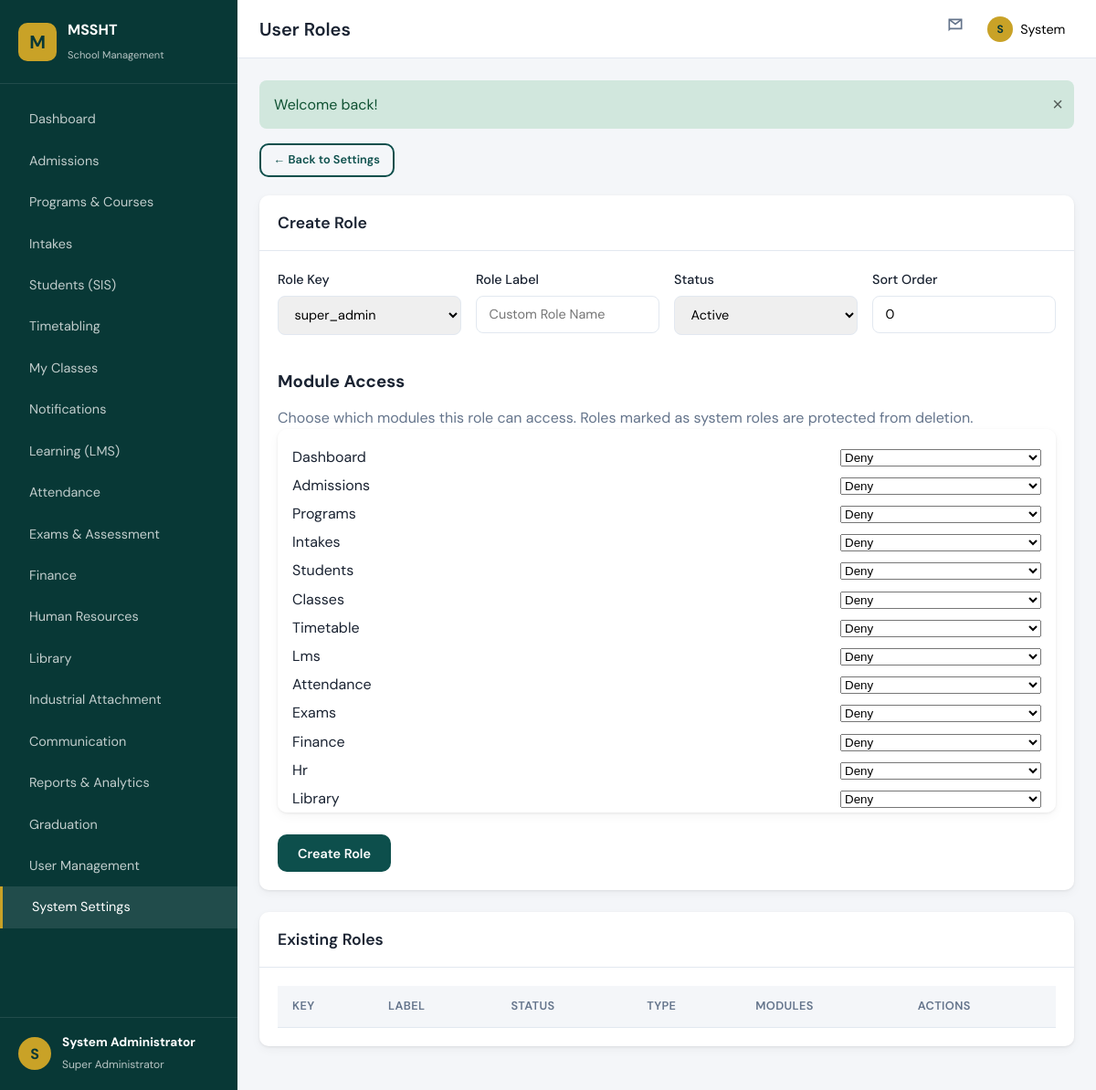
Before: /modules/settings/roles.php (signed in) with the older database file.
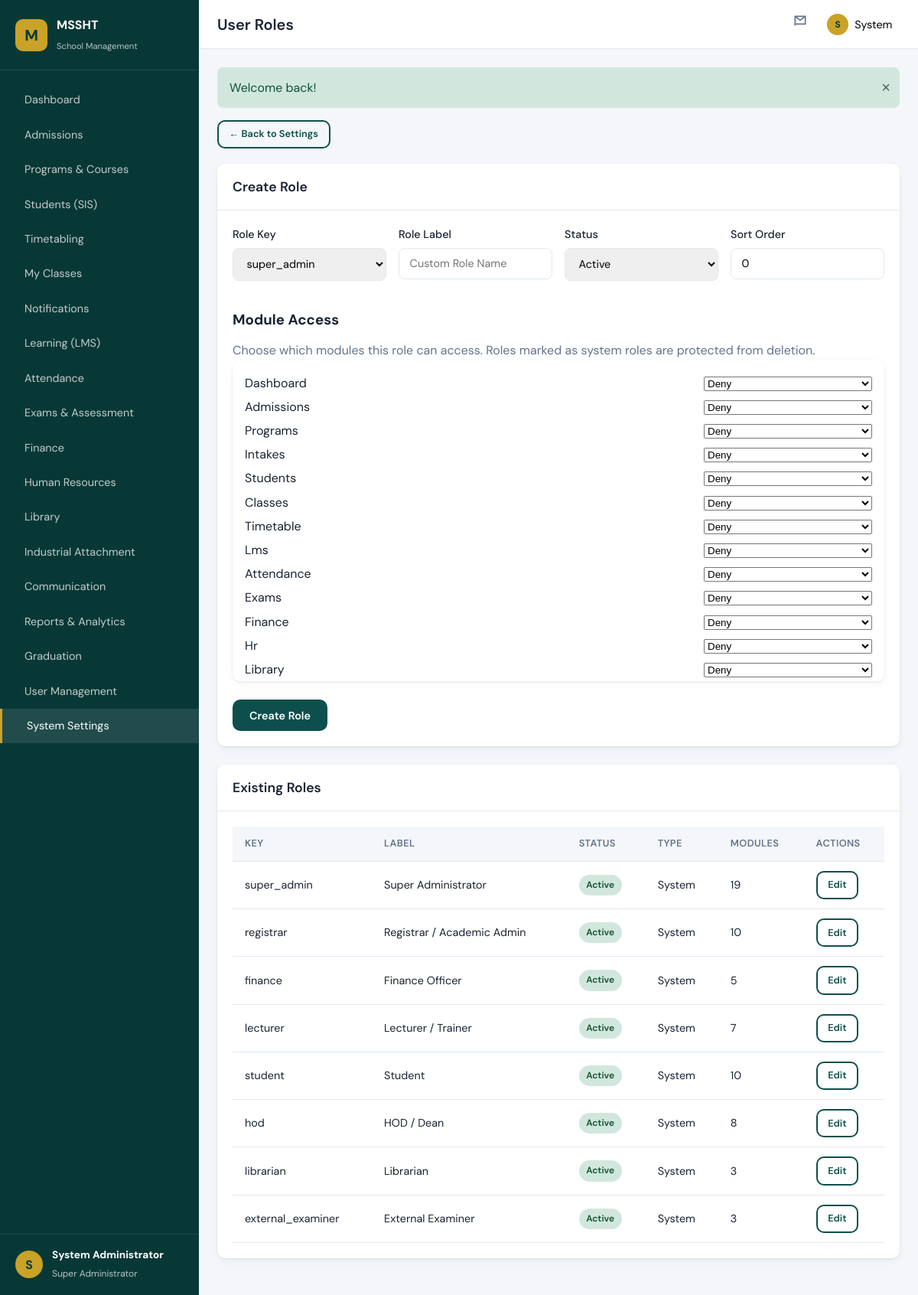
After: the same page with the newer database file.
### tables this page shows
CREATE TABLE roles (
    role_key VARCHAR(80) NOT NULL PRIMARY KEY,
    label VARCHAR(150) NOT NULL,
    module_permissions LONGTEXT NULL,
    is_system TINYINT(1) NOT NULL DEFAULT 0,
    status ENUM('active', 'inactive') NOT NULL DEFAULT 'active',
    sort_order INT NOT NULL DEFAULT 0,
    created_at TIMESTAMP DEFAULT CURRENT_TIMESTAMP,
    updated_at TIMESTAMP DEFAULT CURRENT_TIMESTAMP ON UPDATE CURRENT_TIMESTAMP
);

### includes/auth.php (called while the page is built, shortened)
<?php
function isLoggedIn(): bool
{
    return !empty($_SESSION['user_id']);
}
function currentUser(): ?array
{
    return $_SESSION['user'] ?? null;
}

### modules/settings/roles.php (the view, shortened to what this page needs)
<?php
$pageTitle = 'User Roles';
$currentModule = 'settings';
$db = getDB();
$moduleCatalog = MODULE_CATALOG;
$roleKeyOptions = array_keys(DEFAULT_ROLES);
$editingRoleKey = $editingRole['role_key'] ?? '';
$isSystemRole = !empty($editingRole['is_system']);
$editingRole = null;
$roles = [];
try {
    $roles = $db->query('SELECT * FROM roles ORDER BY sort_order, label')->fetchAll();
} catch (Throwable $e) {
    $roles = [];
}
$selectedModules = [];
require_once __DIR__ . '/../../includes/header.php';
?>
<div class="page-actions">
    <a href="<?= moduleUrl('settings') ?>" class="btn btn-outline btn-sm">&larr; Back to Settings</a>
</div>
<div class="card">
    <div class="card-header"><h2><?= $editingRole ? 'Edit Role' : 'Create Role' ?></h2></div>
    <div class="card-body">
        <form method="post">
            <div class="form-row">
                <div class="form-group">
                    <label>Role Key</label>
                    <select name="role_key_mode" id="roleKeyMode" <?= $isSystemRole ? 'disabled' : '' ?>>
                        <?php foreach ($roleKeyOptions as $optionKey): ?>
                        <option value="<?= e($optionKey) ?>" <?= ($editingRoleKey === $optionKey) ? 'selected' : '' ?>><?= e($optionKey) ?></option>
                        <?php endforeach; ?>
                    </select>
                </div>
                <div class="form-group">
                    <label>Role Label</label>
                    <input name="label" required value="<?= e($editingRole['label'] ?? '') ?>" placeholder="Custom Role Name">
                </div>
                <div class="form-group">
                    <label>Status</label>
                    <select name="status">
                        <option value="active" <?= (($editingRole['status'] ?? 'active') === 'active') ? 'selected' : '' ?>>Active</option>
                    </select>
                </div>
                <div class="form-group">
                    <label>Sort Order</label>
                    <input type="number" name="sort_order" value="<?= e((string) ($editingRole['sort_order'] ?? 0)) ?>">
                </div>
            </div>
            <h3 style="margin:1.25rem 0 .75rem;">Module Access</h3>
            <p class="text-muted">Choose which modules this role can access. Roles marked as system roles are protected from deletion.</p>
            <div class="card" style="padding:0.75rem 1rem;max-height:420px;overflow:auto;">
                <?php foreach ($moduleCatalog as $moduleName):
                    $isAllowed = in_array($moduleName, $selectedModules, true);
                ?>
                <div style="display:flex;align-items:center;justify-content:space-between;gap:1rem;margin:.35rem 0;">
                    <div style="flex:1;"><?= e(ucfirst(str_replace('_', ' ', $moduleName))) ?></div>
                    <div style="width:220px;">
                        <select name="module_access[<?= e($moduleName) ?>]" style="width:100%;">
                            <option value="deny" <?= $isAllowed ? '' : 'selected' ?>>Deny</option>
                        </select>
                    </div>
                </div>
                <?php endforeach; ?>
            </div>
            <div class="form-actions">
                <button type="submit" class="btn btn-primary"><?= $editingRole ? 'Update Role' : 'Create Role' ?></button>
            </div>
        </form>
    </div>
</div>
<div class="card">
    <div class="card-header"><h2>Existing Roles</h2></div>
    <div class="card-body table-wrap">
        <table class="data-table">
            <thead>
                <tr><th>Key</th><th>Label</th><th>Status</th><th>Type</th><th>Modules</th><th>Actions</th></tr>
            </thead>
            <tbody>
            <?php foreach ($roles as $role): ?>
                <tr>
                    <td><?= e($role['role_key']) ?></td>
                    <td><?= e($role['label']) ?></td>
                    <td><?= statusBadge($role['status']) ?></td>
                    <td><?= !empty($role['is_system']) ? 'System' : 'Custom' ?></td>
                    <td><?= (int) count(json_decode((string) ($role['module_permissions'] ?? '[]'), true) ?: []) ?></td>
                    <td>
                        <a class="btn btn-sm btn-outline" href="<?= moduleUrl('settings', 'roles') ?>?role=<?= urlencode($role['role_key']) ?>">Edit</a>
                    </td>
                </tr>
            <?php endforeach; ?>
            </tbody>
        </table>
    </div>
</div>
<?php require_once __DIR__ . '/../../includes/footer.php'; ?>

### includes/header.php (shortened to what this page needs)
<?php
$currentUser = currentUser();
$roleLabel = roleLabel($currentUser['role'] ?? null);
$pageTitle = $pageTitle ?? 'Dashboard';
$tag = 'div';
?>
<!DOCTYPE html>
<html lang="en">
<head>
    <link rel="stylesheet" href="<?= asset('css/main.css') ?>">
</head>
<body class="app-body">
    <<?= $tag ?> class="app-wrapper">
        <aside class="sidebar" id="sidebar">
            <<?= $tag ?> class="sidebar-brand">
                <a href="<?= url('dashboard.php') ?>" class="brand-link">
                    <span class="brand-icon">M</span>
                    <span class="brand-text">
                        <strong>MSSHT</strong>
                        <small>School Management</small>
                    </span>
                </a>
            </<?= $tag ?>>
            <nav class="sidebar-nav">
                <?php include __DIR__ . '/navigation.php'; ?>
            </nav>
            <<?= $tag ?> class="sidebar-footer">
                <<?= $tag ?> class="user-mini">
                    <span class="user-avatar"><?= strtoupper(substr($currentUser['first_name'] ?? 'U', 0, 1)) ?></span>
                    <<?= $tag ?> class="user-info">
                        <strong><?= e(($currentUser['first_name'] ?? '') . ' ' . ($currentUser['last_name'] ?? '')) ?></strong>
                        <small><?= e($roleLabel) ?></small>
                    </<?= $tag ?>>
                </<?= $tag ?>>
            </<?= $tag ?>>
        </aside>
        <<?= $tag ?> class="main-content">
            <header class="topbar">
                <h1 class="page-heading"><?= e($pageTitle) ?></h1>
                <<?= $tag ?> class="topbar-actions">
                    <a href="<?= moduleUrl('messages') ?>" class="btn-icon" title="Messages">
                        <svg width="20" height="20" viewBox="0 0 24 24" fill="none" stroke="currentColor" stroke-width="2"><path d="M4 4h16v12H5.17L4 17.17V4z"/><path d="m4 4 8 6 8-6"/></svg>
                    </a>
                    <<?= $tag ?> class="dropdown">
                        <button type="button" class="btn-user dropdown-toggle" id="userMenuBtn">
                            <span class="user-avatar-sm"><?= strtoupper(substr($currentUser['first_name'] ?? 'U', 0, 1)) ?></span>
                            <span><?= e($currentUser['first_name'] ?? 'User') ?></span>
                        </button>
                    </<?= $tag ?>>
                </<?= $tag ?>>
            </header>
            <main class="page-content">
                <?php $flash = getFlash(); if ($flash): ?>
                <<?= $tag ?> class="alert alert-<?= e($flash['type']) ?> alert-dismissible">
                    <?= e($flash['message']) ?>
                    <button type="button" class="alert-close">&times;</button>
                </<?= $tag ?>>
                <?php endif; ?>

### includes/navigation.php (shortened to what this page needs)
<?php
$navItems = [
    'dashboard'  => ['label' => 'Dashboard', 'icon' => 'grid', 'url' => url('dashboard.php')],
    'admissions' => ['label' => 'Admissions', 'icon' => 'user-plus', 'url' => moduleUrl('admissions')],
    'programs'   => ['label' => 'Programs & Courses', 'icon' => 'book', 'url' => moduleUrl('programs')],
    'intakes'    => ['label' => 'Intakes', 'icon' => 'calendar', 'url' => moduleUrl('intakes')],
    'students'   => ['label' => 'Students (SIS)', 'icon' => 'users', 'url' => moduleUrl('students')],
    'timetable'  => ['label' => 'Timetabling', 'icon' => 'calendar', 'url' => moduleUrl('timetable')],
    'classes'    => ['label' => 'My Classes', 'icon' => 'monitor', 'url' => moduleUrl('classes')],
    'notifications' => ['label' => 'Notifications', 'icon' => 'mail', 'url' => moduleUrl('notifications')],
    'lms'        => ['label' => 'Learning (LMS)', 'icon' => 'monitor', 'url' => moduleUrl('lms')],
    'attendance' => ['label' => 'Attendance', 'icon' => 'check', 'url' => moduleUrl('attendance')],
    'exams'      => ['label' => 'Exams & Assessment', 'icon' => 'file', 'url' => moduleUrl('exams')],
    'finance'    => ['label' => 'Finance', 'icon' => 'dollar', 'url' => moduleUrl('finance')],
    'hr'         => ['label' => 'Human Resources', 'icon' => 'briefcase', 'url' => moduleUrl('hr')],
    'library'    => ['label' => 'Library', 'icon' => 'library', 'url' => moduleUrl('library')],
    'placements' => ['label' => 'Industrial Attachment', 'icon' => 'building', 'url' => moduleUrl('placements')],
    'messages'   => ['label' => 'Communication', 'icon' => 'mail', 'url' => moduleUrl('messages')],
    'reports'    => ['label' => 'Reports & Analytics', 'icon' => 'chart', 'url' => moduleUrl('reports')],
    'graduation' => ['label' => 'Graduation', 'icon' => 'award', 'url' => moduleUrl('graduation')],
    'users'      => ['label' => 'User Management', 'icon' => 'settings', 'url' => moduleUrl('users')],
    'settings'   => ['label' => 'System Settings', 'icon' => 'cog', 'url' => moduleUrl('settings')],
];
$allowed = getAccessibleModules();
$currentModule = $currentModule ?? '';
?>
<ul class="nav-list">
<?php foreach ($navItems as $key => $item):
    if (!in_array($key, $allowed, true)) continue;
    $active = ($currentModule === $key || ($key === 'dashboard' && basename($_SERVER['PHP_SELF']) === 'dashboard.php')) ? 'active' : '';
?>
    <li class="nav-item <?= $active ?>">
        <a href="<?= $item['url'] ?>" class="nav-link" data-icon="<?= $item['icon'] ?>">
            <span><?= e($item['label']) ?></span>
        </a>
    </li>
<?php endforeach; ?>
</ul>

### includes/footer.php (shortened to what this page needs)
            </main>
        </div>
    </div>
</body>
</html>

### includes/helpers.php (shortened to what this page needs)
<?php
function e(?string $value): string
{
    return htmlspecialchars($value ?? '', ENT_QUOTES, 'UTF-8');
}
function url(string $path = ''): string
{
    return rtrim(APP_URL, '/') . '/' . ltrim($path, '/');
}
function asset(string $path): string
{
    return url('assets/' . ltrim($path, '/'));
}
function moduleUrl(string $module, string $action = 'index'): string
{
    return url('modules/' . $module . '/' . $action . '.php');
}
function getFlash(): ?array
{
    if (!empty($_SESSION['flash'])) {
        $flash = $_SESSION['flash'];
        return $flash;
    }
    return null;
}
    function getRoles(): array
    {
        $cache = DEFAULT_ROLES;
        try {
            $db = getDB();
            $rows = $db->query('SELECT role_key, label FROM roles WHERE status = "active" ORDER BY sort_order, label')->fetchAll();
            foreach ($rows as $row) {
                $cache[$row['role_key']] = $row['label'];
            }
        } catch (Exception $e) {
        }
        return $cache;
    }
    function roleLabel(?string $roleKey): string
    {
        $roles = getRoles();
        if (isset($roles[$roleKey])) {
            return $roles[$roleKey];
        }
        return ucwords(str_replace(['_', '-'], ' ', $roleKey));
    }
function statusBadge(string $status): string
{
    $map = [
        'pending'      => 'badge-warning',
        'under_review' => 'badge-info',
        'approved'     => 'badge-success',
        'rejected'     => 'badge-danger',
        'active'       => 'badge-success',
        'inactive'     => 'badge-secondary',
        'paid'         => 'badge-success',
        'partial'      => 'badge-warning',
        'overdue'      => 'badge-danger',
        'open'         => 'badge-success',
        'closed'       => 'badge-secondary',
    ];
    $class = $map[$status] ?? 'badge-secondary';
    return '<span class="badge ' . $class . '">' . e(ucfirst(str_replace('_', ' ', $status))) . '</span>';
}

Changed rows visible on the page:
added roles: role_key "super_admin", label "Super Administrator", status "Active", is_system "System", module_permissions "19"
added roles: role_key "registrar", label "Registrar / Academic Admin", status "Active", is_system "System", module_permissions "10"
added roles: role_key "finance", label "Finance Officer", status "Active", is_system "System", module_permissions "5"
added roles: role_key "lecturer", label "Lecturer / Trainer", status "Active", is_system "System", module_permissions "7"
added roles: role_key "student", label "Student", status "Active", is_system "System", module_permissions "10"
added roles: role_key "hod", label "HOD / Dean", status "Active", is_system "System", module_permissions "8"
added roles: role_key "librarian", label "Librarian", status "Active", is_system "System", module_permissions "3"
added roles: role_key "external_examiner", label "External Examiner", status "Active", is_system "System", module_permissions "3"
Other visible differences:
list line gone: "Intakes"
